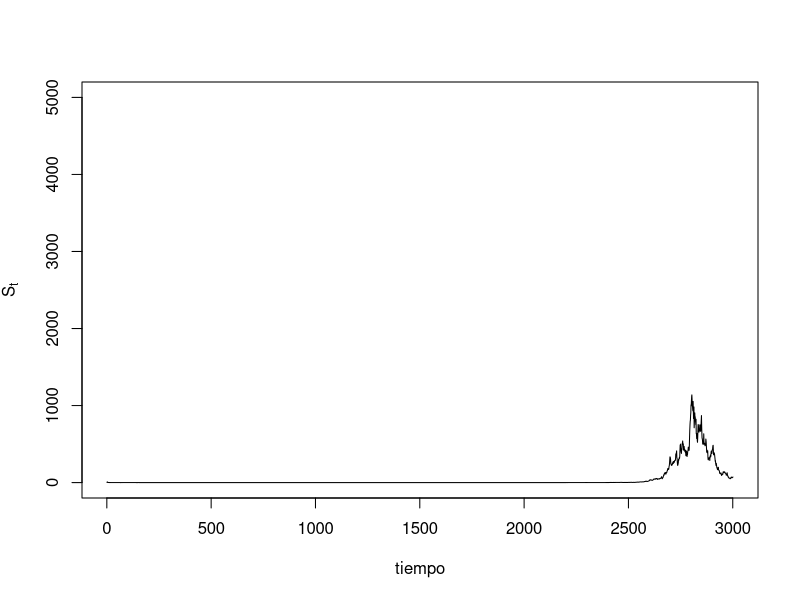

Here is the R script that generated this plot:
WienerGeo_mod <- function(n,TT,a,b,S0){
  dt <- TT / n
  S <- S0
  for(i in 2:(n+1)){
    k <- (S[i-1]*exp((a-b^2/2)*dt + b*sqrt(dt)*rnorm(1)))
    S <- append(S, k)
  }
  for(i in 2:(n+1)){
    t <- (i-1)*dt
    S[i] <- S[i]/t
  }
  
  return(S)
}

X <- WienerGeo_mod(3000,3000/12, .10, .30 ,1) 

plot(X, type = "l", ylim = c(0,5000), xlab = "tiempo", ylab = expression(S[t]))
